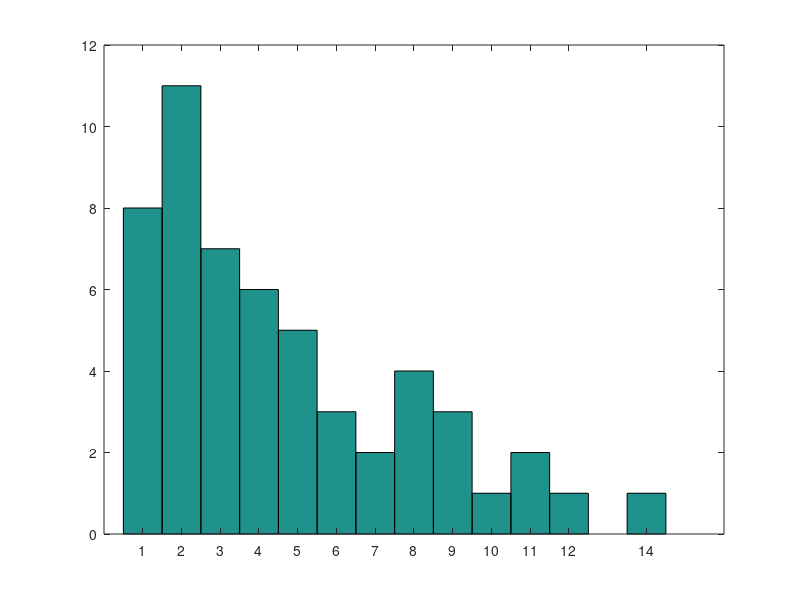

This chart was generated by the following MATLAB code:
file = fopen('Lost packets - simple - datagramSocket2.txt','r');
formatSpec ='%d';

A = fscanf(file,formatSpec);


hist(A, unique(A));

avg = mean(A);
standardDeviation = std(A);
